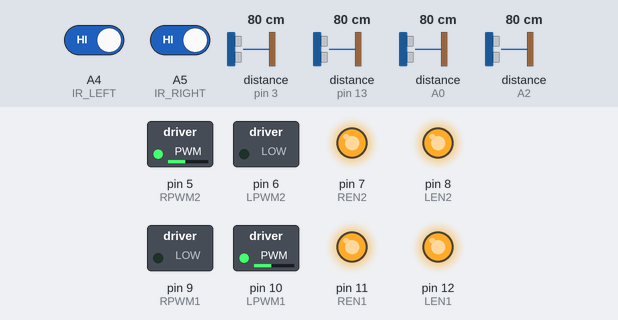
Simulated run of this sketch. Board: Arduino Uno, built with avr-gcc and run on an emulated ATmega328P. Shown: switched loads named in the sketch (green lamp = pin HIGH), output pins drawn as LEDs (lit = HIGH). Wiring (inferred from the names in the program): 4 × ultrasonic range finder: trigger pin 2, echo pin 3 / trigger pin 4, echo pin 13 / trigger A1, echo A0 / trigger A3, echo A2. The test bench sets the inputs (shaded band); at power-on: distance to the obstacle (sensors on pin 3, pin 13, A0, A2) 80 cm, A4 (IR_LEFT) HIGH, A5 (IR_RIGHT) HIGH. The echo pulse lasts 58.3 µs per cm; random numbers use the default seed unless the sketch sets one; pins used as bus, display or sensor lines are not drawn.

Above: at 1.2 s.
1.3 s: distance to the obstacle (sensor on pin 3) set to 65 cm
At 3.0 s:
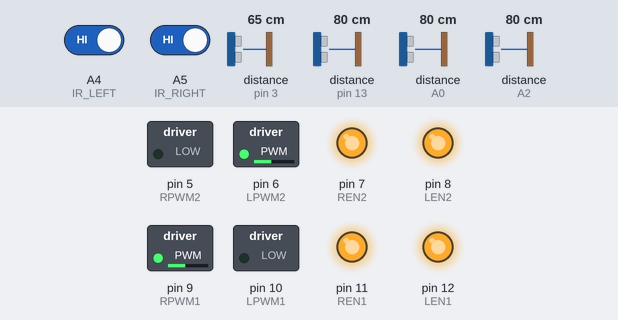
4.3 s: distance to the obstacle (sensor on pin 3) set to 58 cm
5.8 s: distance to the obstacle (sensor on pin 13) set to 43 cm
7.3 s: distance to the obstacle (sensor on pin 13) set to 35 cm
At 8.4 s:
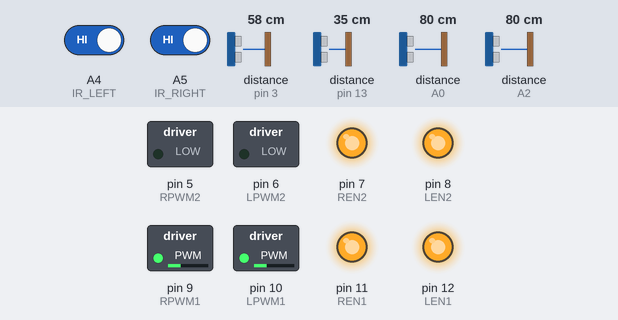
8.8 s: A4 (IR_LEFT) driven LOW
At 10.0 s:
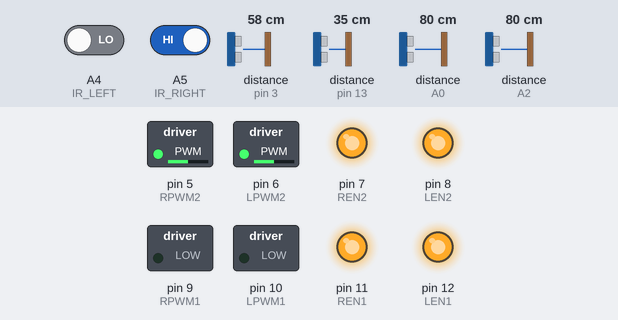
10.3 s: A4 (IR_LEFT) driven HIGH
At 10.8 s:
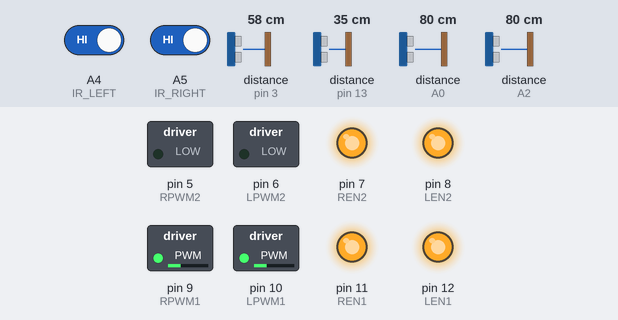
Timing chart, 0 to 12.8 s (numbered marks = the images above; inputs shaded):
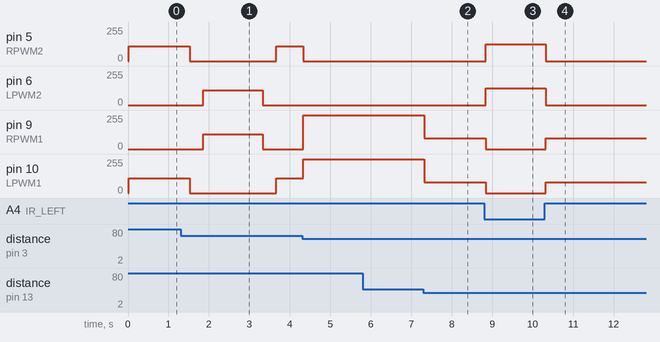

Measured:
- the behaviour switches between 41 and 40 cm on distance to the obstacle (sensor on pin 13) (found by bisection; images 1 and 2)
- after the input at 5.8 s, every drawn part: stays the same
- after the input at 7.3 s, pin 9 (RPWM1), pin 10 (LPWM1): 255/255 → 80/255 at once
- after the input at 8.8 s, pin 5 (RPWM2), pin 6 (LPWM2): 0/255 → 127/255 at once; pin 9 (RPWM1), pin 10 (LPWM1): 80/255 → 0/255 at once
- after the input at 10.3 s, pin 5 (RPWM2), pin 6 (LPWM2): 127/255 → 0/255 at once; pin 9 (RPWM1), pin 10 (LPWM1): 0/255 → 80/255 at once

The sketch:

sketch_kronosai4.ino
```cpp
// RIGHT DRIVER
#define RPWM2 5
#define LPWM2 6
#define REN2 7
#define LEN2 8
// LEFT DRIVER
#define RPWM1 9
#define LPWM1 10
#define REN1 11
#define LEN1 12

#define actDelay 10
#define maxRange 60
#define minRange 0
#define chargePWM 255
#define trapPWM 80
#define spinPWM 110
#define cooldownTime 500  // ms

// Ultrasonic sensors
int trig1 = 4;   int echo1 = 13;  // LEFT FRONT
int trig2 = A1;  int echo2 = A0;  // RIGHT FRONT
int trig3 = 2;   int echo3 = 3;   // LEFT SIDE
int trig4 = A3;  int echo4 = A2;  // RIGHT SIDE

// IR sensors
#define IR_LEFT A4
#define IR_RIGHT A5

// State tracking
unsigned long lastActionTime = 0;
bool inCooldown = false;

unsigned long lastSeenTime = 0;
unsigned long lastSpinChange = 0;
unsigned long spinChangeInterval = 1500;
const unsigned long minSpinInterval = 300;
const unsigned long intervalDecayTime = 5000;
const unsigned long spinDecayAmount = 200;

bool spinLeft = true;
bool spinPaused = false;
unsigned long spinPauseStart = 0;
const unsigned long spinPauseDuration = 300;

void setup() {
  pinMode(trig1, OUTPUT);  pinMode(echo1, INPUT);
  pinMode(trig2, OUTPUT);  pinMode(echo2, INPUT);
  pinMode(trig3, OUTPUT);  pinMode(echo3, INPUT);
  pinMode(trig4, OUTPUT);  pinMode(echo4, INPUT);

  pinMode(LPWM1, OUTPUT);  pinMode(RPWM1, OUTPUT);
  pinMode(LPWM2, OUTPUT);  pinMode(RPWM2, OUTPUT);
  pinMode(LEN1, OUTPUT);   pinMode(LEN2, OUTPUT);
  pinMode(REN1, OUTPUT);   pinMode(REN2, OUTPUT);

  pinMode(IR_LEFT, INPUT);
  pinMode(IR_RIGHT, INPUT);

  digitalWrite(LEN1, HIGH); digitalWrite(LEN2, HIGH);
  digitalWrite(REN1, HIGH); digitalWrite(REN2, HIGH);

  randomSeed(analogRead(0));  // Initialize randomness
}

long getDistance(int trig, int echo) {
  digitalWrite(trig, LOW); delayMicroseconds(2);
  digitalWrite(trig, HIGH); delayMicroseconds(10); digitalWrite(trig, LOW);
  long duration = pulseIn(echo, HIGH);
  return (duration / 2) / 29.1;
}

void stopMotors() {
  analogWrite(LPWM1, 0); analogWrite(LPWM2, 0);
  analogWrite(RPWM1, 0); analogWrite(RPWM2, 0);
}

void loop() {
  int AINL = digitalRead(IR_LEFT);
  int AINR = digitalRead(IR_RIGHT);

  long distance1 = getDistance(trig1, echo1);
  long distance2 = getDistance(trig2, echo2);
  long distance3 = getDistance(trig3, echo3);
  long distance4 = getDistance(trig4, echo4);

  bool opponentDetected =
    (distance1 > minRange && distance1 < maxRange) ||
    (distance2 > minRange && distance2 < maxRange) ||
    (distance3 > minRange && distance3 < maxRange) ||
    (distance4 > minRange && distance4 < maxRange);

  // EDGE AVOIDANCE
  if (!AINL || !AINR) {
    analogWrite(LPWM1, 0);     analogWrite(LPWM2, 127);
    analogWrite(RPWM1, 0);     analogWrite(RPWM2, 127);
    delay(actDelay);
    return;
  }

  // COOLDOWN MODE
  if (inCooldown && millis() - lastActionTime < cooldownTime) {
    stopMotors();
    delay(actDelay);
    return;
  } else {
    inCooldown = false;
  }

  // OPPONENT DETECTED
  if (opponentDetected) {
    lastActionTime = millis();
    lastSeenTime = millis();
    spinChangeInterval = 1500;
    spinPaused = false;

    if (distance3 > minRange && distance3 < maxRange) {
      spinLeft = true;
    } else if (distance4 > minRange && distance4 < maxRange) {
      spinLeft = false;
    }

    if ((distance1 > 20 && distance1 < 40) || (distance2 > 20 && distance2 < 40)) {
      analogWrite(LPWM1, trapPWM); analogWrite(LPWM2, 0);
      analogWrite(RPWM1, trapPWM); analogWrite(RPWM2, 0);
    } else {
      analogWrite(LPWM1, chargePWM); analogWrite(LPWM2, 0);
      analogWrite(RPWM1, chargePWM); analogWrite(RPWM2, 0);
    }

    delay(actDelay);
    return;
  }

  // ADAPTIVE SPIN INTERVAL
  if (millis() - lastSeenTime > intervalDecayTime && spinChangeInterval > minSpinInterval) {
    spinChangeInterval -= spinDecayAmount;
    if (spinChangeInterval < minSpinInterval) spinChangeInterval = minSpinInterval;
    lastSeenTime = millis();  // reset decay timer
  }

  // SPIN PAUSE BEFORE CHANGING DIRECTION
  if (!spinPaused && millis() - lastSpinChange > spinChangeInterval) {
    spinPaused = true;
    spinPauseStart = millis();
    stopMotors();
  }

  if (spinPaused) {
    stopMotors();
    if (millis() - spinPauseStart > spinPauseDuration) {
      spinPaused = false;
      spinLeft = random(0, 2);
      lastSpinChange = millis();
    }
  } else {
    if (spinLeft) {
      analogWrite(LPWM1, spinPWM); analogWrite(LPWM2, 0);
      analogWrite(RPWM1, 0);        analogWrite(RPWM2, spinPWM);
    } else {
      analogWrite(LPWM1, 0);        analogWrite(LPWM2, spinPWM);
      analogWrite(RPWM1, spinPWM);  analogWrite(RPWM2, 0);
    }
  }

  delay(actDelay);
}
```
